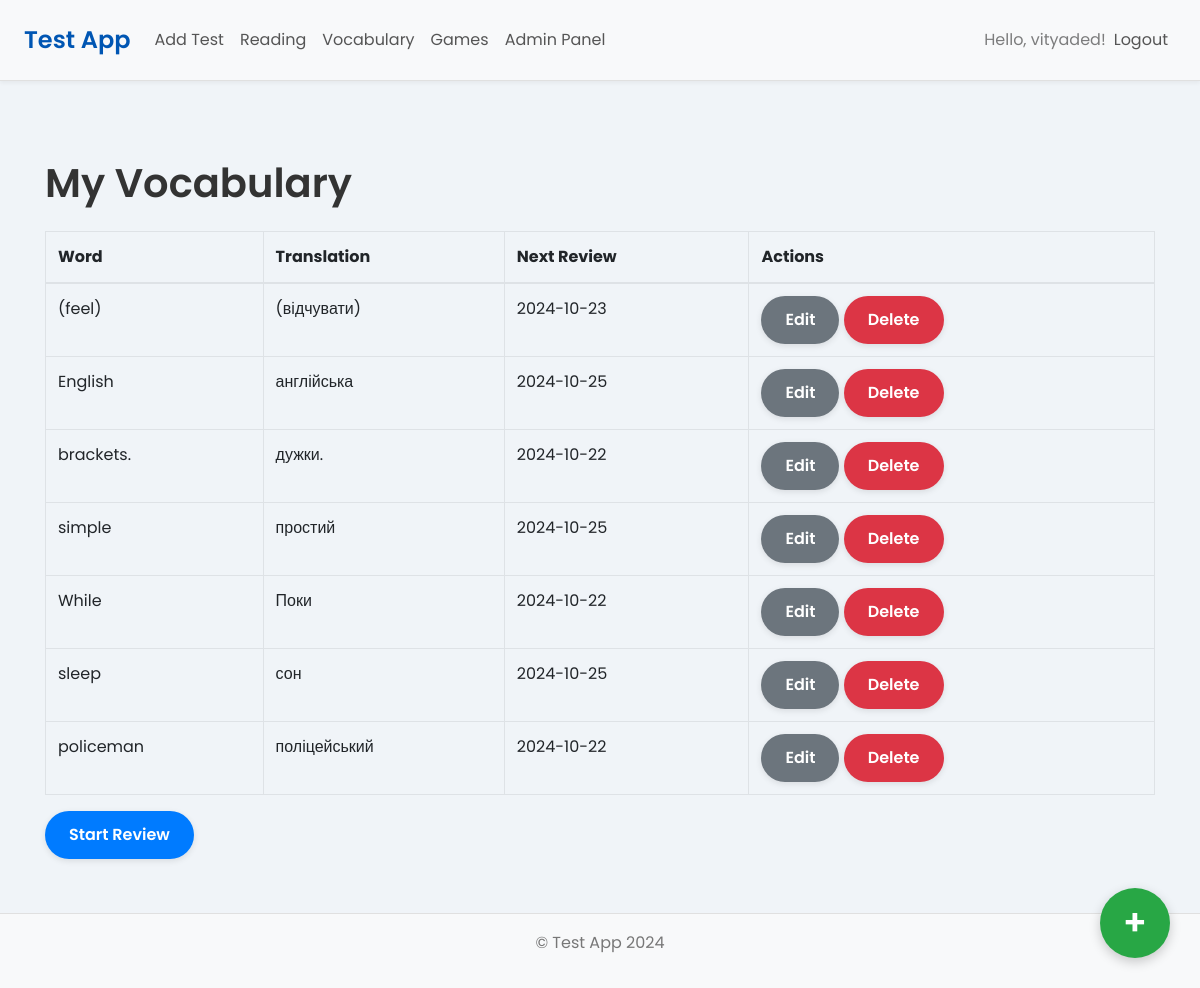
The app's page /vocabulary/ (signed in), older data.
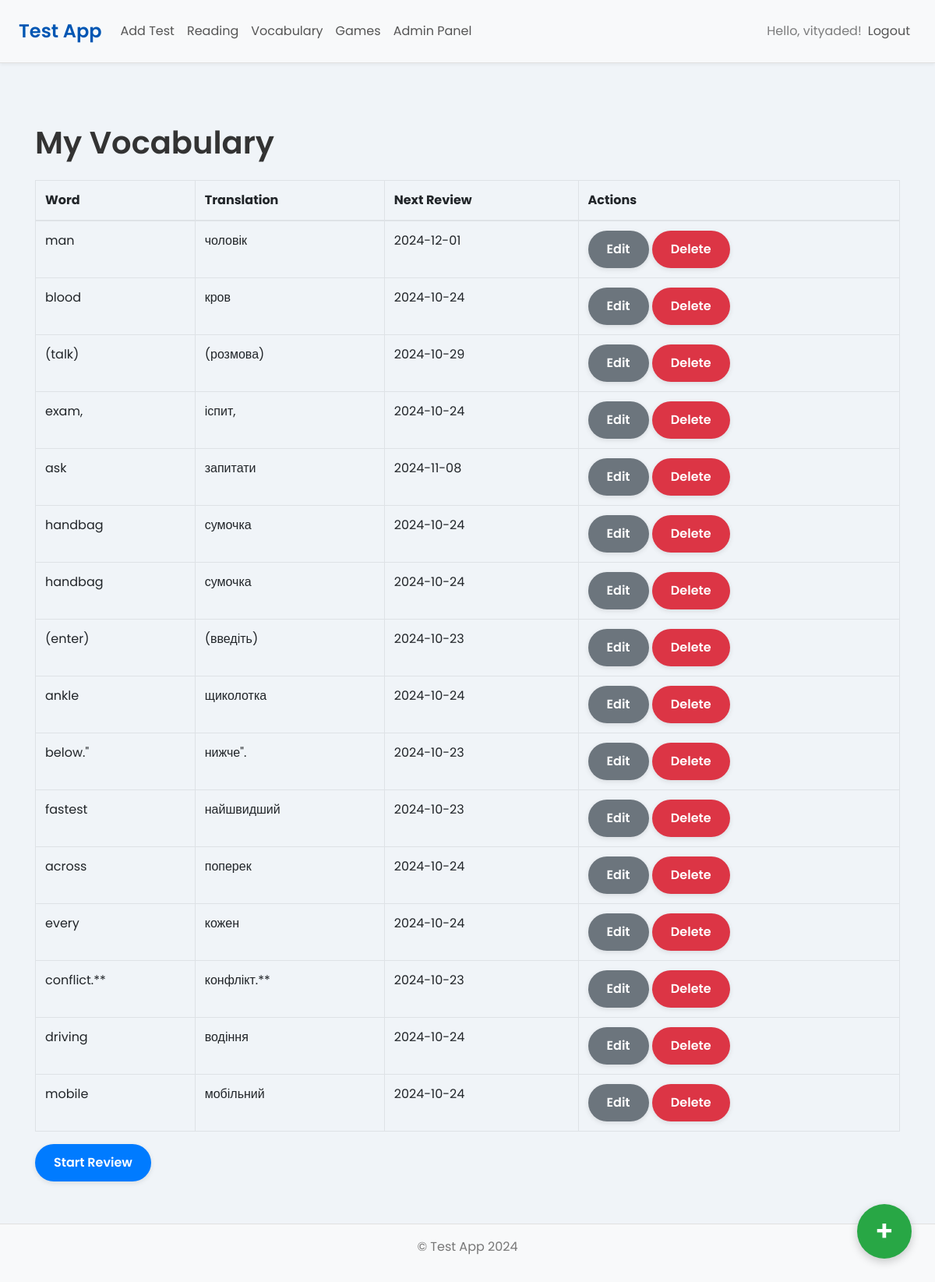
The same page, newer data.
### app/models.py (models this page shows)
class Vocabulary(db.Model):
    __tablename__ = 'vocabulary'
    id = db.Column(db.Integer, primary_key=True)
    word = db.Column(db.String(150), nullable=False)
    translation = db.Column(db.String(150), nullable=False)
    pronunciation_url = db.Column(db.String(200), nullable=True)
    user_id = db.Column(db.Integer, db.ForeignKey('user.id'), nullable=False)
    next_review = db.Column(db.DateTime, nullable=False, default=datetime.utcnow)
    interval = db.Column(db.Float, nullable=False, default=0)  # Interval in days
    ease_factor = db.Column(db.Float, nullable=False, default=2.5)  # Default ease factor
    learning_stage = db.Column(db.Integer, nullable=False, default=0)  # 0: New, 1: First Step, etc.

### app/routes/vocabulary.py (the view)
@vocab_bp.route('/')
@login_required
def my_vocabulary():
    vocab_words = Vocabulary.query.filter_by(user_id=current_user.id).all()
    return render_template('vocabulary/vocabulary.html', vocab_words=vocab_words)

### app/routes/auth.py (called while the page is built)
@login_manager.user_loader
def load_user(user_id):
    return User.query.get(int(user_id))

### app/templates/vocabulary/vocabulary.html (shortened to what this page needs)
{% extends "layouts/base.html" %}
{% block content %}
  <h1 class="my-4">My Vocabulary</h1>
  {% if vocab_words %}
    <table class="table table-bordered">
      <thead>
        <tr>
          <th>Word</th>
          <th>Translation</th>
          <th>Next Review</th>
          <th>Actions</th>
        </tr>
      </thead>
      <tbody>
        {% for vocab in vocab_words %}
          <tr>
            <td>{{ vocab.word }}</td>
            <td>{{ vocab.translation }}</td>
            <td>{{ vocab.next_review.strftime('%Y-%m-%d') }}</td>
            <td>
              <a href="{{ url_for('vocab.edit_word', word_id=vocab.id) }}" class="btn btn-sm btn-secondary">Edit</a>
              <form action="{{ url_for('vocab.delete_word', word_id=vocab.id) }}" method="post" style="display: inline;">
                <button type="submit" class="btn btn-sm btn-danger" onclick="return confirm('Are you sure you want to delete this word?');">Delete</button>
              </form>
            </td>
          </tr>
        {% endfor %}
      </tbody>
    </table>
    <a href="{{ url_for('vocab.review') }}" class="btn btn-primary">Start Review</a>
  {% else %}
    <p>No words in your vocabulary yet.</p>
  {% endif %}
{% endblock %}

Row changes from the older to the newer data that the page shows:
no longer on this page (row edited): Vocabulary: word "(feel)", translation "(відчувати)", next_review "2024-10-23"
no longer on this page (row edited): Vocabulary: word "English", translation "англійська", next_review "2024-10-25"
no longer on this page (row edited): Vocabulary: word "brackets.", translation "дужки.", next_review "2024-10-22"
no longer on this page (row edited): Vocabulary: word "simple", translation "простий", next_review "2024-10-25"
no longer on this page (row edited): Vocabulary: word "While", translation "Поки", next_review "2024-10-22"
no longer on this page (row edited): Vocabulary: word "sleep", translation "сон", next_review "2024-10-25"
no longer on this page (row edited): Vocabulary: word "policeman", translation "поліцейський", next_review "2024-10-22"
added Vocabulary: word "man", translation "чоловік", next_review "2024-12-01"
added Vocabulary: word "blood", translation "кров", next_review "2024-10-24"
added Vocabulary: word "(talk)", translation "(розмова)", next_review "2024-10-29"
added Vocabulary: word "exam,", translation "іспит,", next_review "2024-10-24"
added Vocabulary: word "ask", translation "запитати", next_review "2024-11-08"
added Vocabulary: word "handbag", translation "сумочка", next_review "2024-10-24"
added Vocabulary: word "handbag", translation "сумочка", next_review "2024-10-24"
added Vocabulary: word "(enter)", translation "(введіть)", next_review "2024-10-23"
added Vocabulary: word "ankle", translation "щиколотка", next_review "2024-10-24"
added Vocabulary: word "below.\"", translation "нижче\".", next_review "2024-10-23"
added Vocabulary: word "fastest", translation "найшвидший", next_review "2024-10-23"
added Vocabulary: word "across", translation "поперек", next_review "2024-10-24"
added Vocabulary: word "every", translation "кожен", next_review "2024-10-24"
added Vocabulary: word "conflict.**", translation "конфлікт.**", next_review "2024-10-23"
added Vocabulary: word "driving", translation "водіння", next_review "2024-10-24"
added Vocabulary: word "mobile", translation "мобільний", next_review "2024-10-24"
